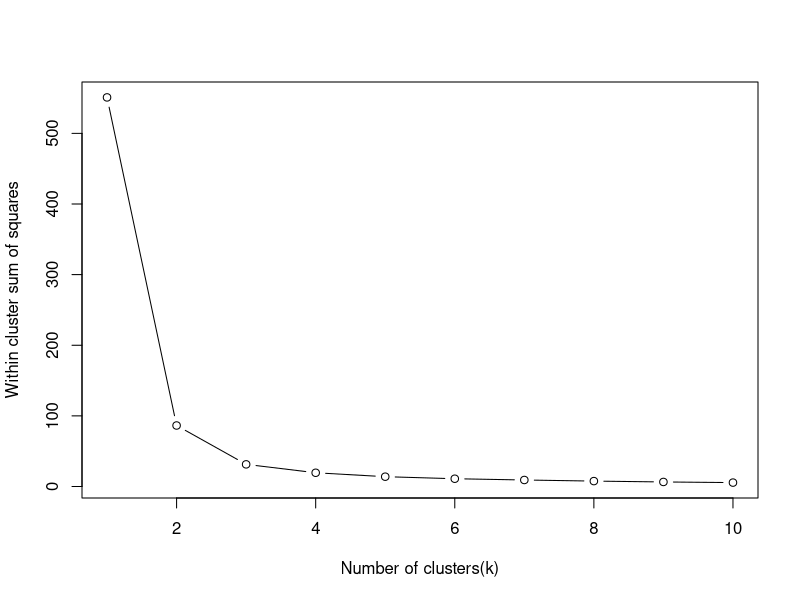

R code for this plot:
df <- iris
head(df)
#Plotting 
set.seed(27)     
set.seed(200)
k.max <- 10
#nstart	      - No. of  random sets should be chosen?
#Total within - cluster sum of squares, i.e. sum(withinss).
#sapply       - takes list, vector or data frame as input and gives output in vector or matrix.
wss<- sapply(1:k.max,function(k){kmeans(iris[,3:4],k,nstart = 20,iter.max = 20)$tot.withinss})
class(wss)
plot(1:k.max,wss, type= "b", xlab = "Number of clusters(k)",ylab = "Within cluster sum of squares")

